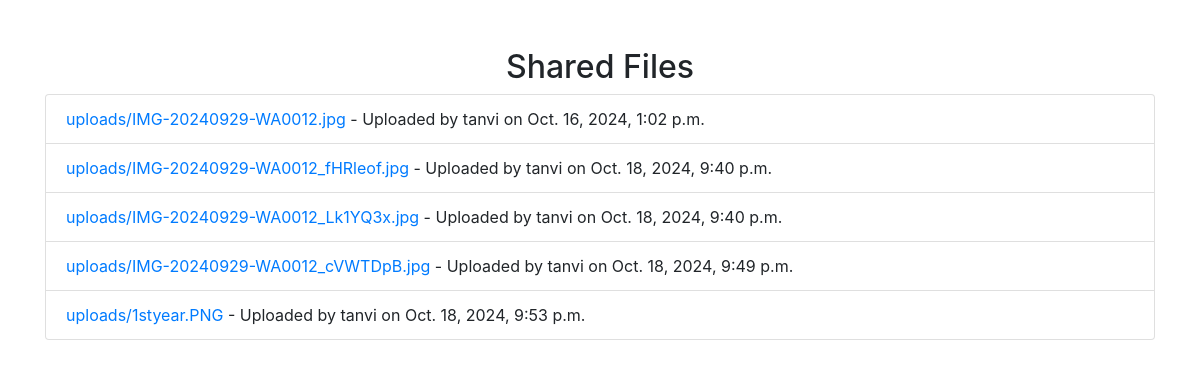
The app's page /shared-files/ (signed in) with its own data.
### users/models.py (models this page shows, shortened)
class File(models.Model):
    uploader = models.ForeignKey(User, on_delete=models.CASCADE)  # File uploaded by a specific user
    file = models.FileField(upload_to='uploads/')  # Path to store uploaded files
    description = models.TextField(blank=True)
    uploaded_at = models.DateTimeField(auto_now_add=True)  # Automatically add the time the file is uploaded

### users/views.py (the view)
# urls.py: path('shared-files/', user_views.shared_files, name='shared_files'),
@login_required
def shared_files(request):
    files = File.objects.all()  # List all shared files
    return render(request, 'users/shared_files.html', {'files': files})

### templates/users/shared_files.html (shortened to what this page needs)
<!DOCTYPE html>
<html lang="en">
<head>
    <link rel="stylesheet" href="https://maxcdn.bootstrapcdn.com/bootstrap/4.0.0/css/bootstrap.min.css">
</head>
<body>
    <div class="container mt-5">
        <h2 class="text-center">Shared Files</h2>
        <ul class="list-group">
            {% for file in files %}
                <li class="list-group-item">
                    <a href="{{ file.file.url }}">{{ file.file.name }}</a> - Uploaded by {{ file.uploader.username }} on {{ file.uploaded_at }}
                </li>
            {% endfor %}
        </ul>
    </div>
</body>
</html>

### records on screen
File: file.name "uploads/IMG-20240929-WA0012.jpg", uploader.username "tanvi", uploaded_at "Oct. 16, 2024, 1:02 p.m."
File: file.name "uploads/IMG-20240929-WA0012_fHRleof.jpg", uploader.username "tanvi", uploaded_at "Oct. 18, 2024, 9:40 p.m."
File: file.name "uploads/IMG-20240929-WA0012_Lk1YQ3x.jpg", uploader.username "tanvi", uploaded_at "Oct. 18, 2024, 9:40 p.m."
File: file.name "uploads/IMG-20240929-WA0012_cVWTDpB.jpg", uploader.username "tanvi", uploaded_at "Oct. 18, 2024, 9:49 p.m."
File: file.name "uploads/1styear.PNG", uploader.username "tanvi", uploaded_at "Oct. 18, 2024, 9:53 p.m."
